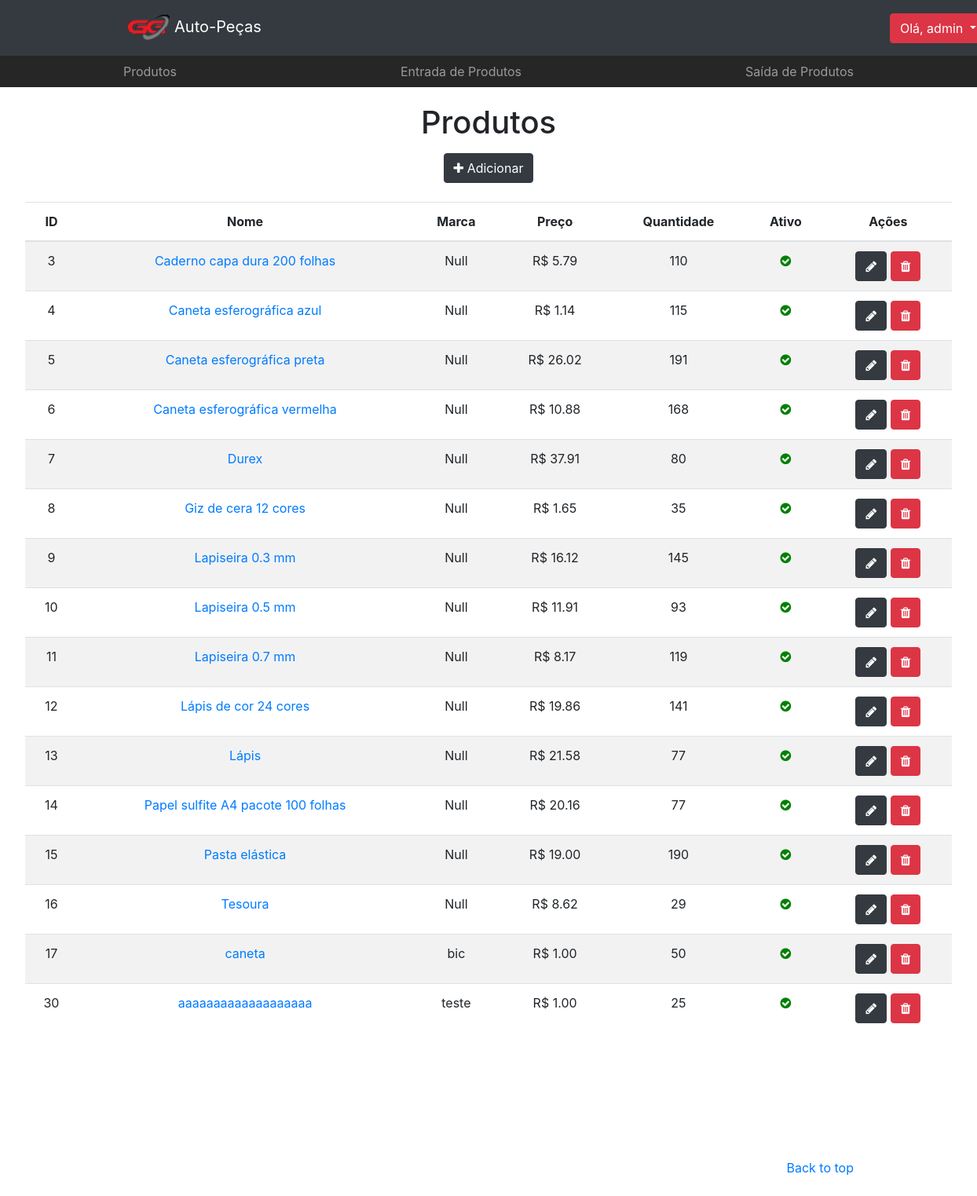
Before: / (signed in) with the older database file.
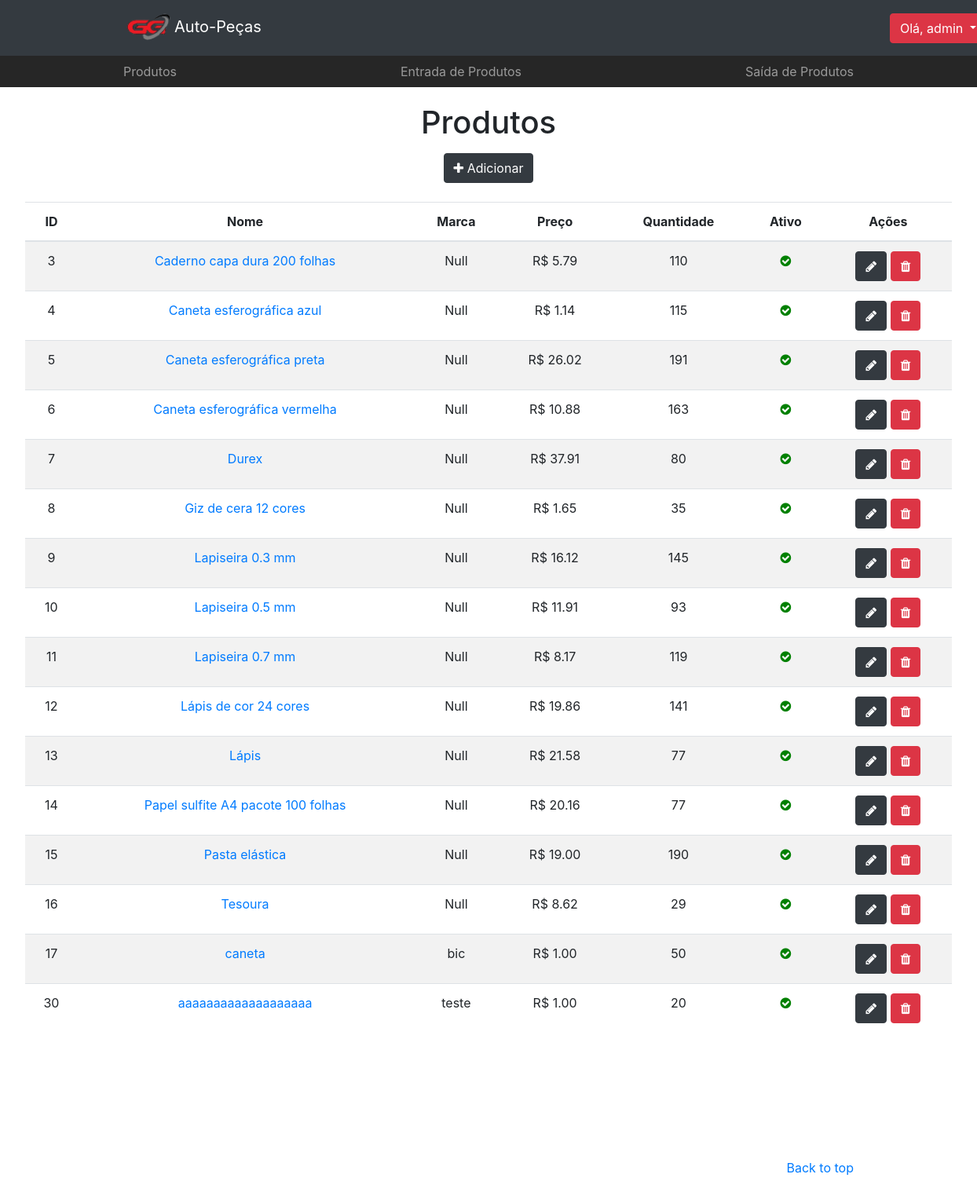
After: the same page with the newer database file.
### app/models.py (models this page shows, shortened)
class Produto(models.Model):
    nome = models.CharField(max_length=100)
    codigo = models.IntegerField(default=None)
    marca = models.CharField(max_length=100, default=None)
    quantidade = models.IntegerField()
    preco = models.DecimalField(max_digits=100, decimal_places= 2, default=None)
    ativo = models.BooleanField(default=True)
    class Meta:
        db_table = 'produto'

### app/views.py (the view)
# urls.py: path('', views.home, name='home'),
@login_required(login_url='/login')
def home(request):
    objects = Produto.objects.all()
    context = {'object_list': objects}
    return render (request, 'app/produto_list.html', context)

### app/templates/app/produto_list.html (shortened to what the changed rows need)
<!DOCTYPE html>
<html>
<head>
    {% load static %}
    <link rel="stylesheet" type="text/css" href="{% static 'app/css/bootstrap/bootstrap.min.css' %}">
    <link rel="stylesheet" type="text/css" href="{% static 'app/css/produto.css' %}">
    <link rel="stylesheet" href="https://cdnjs.cloudflare.com/ajax/libs/font-awesome/4.7.0/css/font-awesome.min.css">
</head>
<body>
  <body>
    <main role="main">
        <section class="jumbotron text-center">
          <div class="page-header">
            <h1>Produtos</h1>
          </div>
            <div class="">
                {% if object_list %}
                <table class="table table-striped">
                    <thead>
                      <tr>
                        <th>ID</th>
                        <th>Nome</th>
                        <th>Marca</th>
                        <th>Preço</th>
                        <th class="text-center">Quantidade</th>
                        <th>Ativo</th>
                        <th>Ações</th>
                      </tr>
                    </thead>
                    <tbody>
                      {% for object in object_list %}
                        <tr>
                          <td>{{ object.id }}</td>
                          <td><a href="{% url 'produto' object.id %}">{{ object.nome }}</a></td>
                          <td>{{ object.marca }}</td>
                          <td>R$ {{ object.preco }}</span></td>
                          <td class="text-center">{{ object.quantidade }}</td>
                          <td>
                            {% if object.ativo %}
                              <i class="fa fa-check-circle ok"></i>
                            {% else %}
                              <i class="fa fa-minus-circle no"></i>
                            {% endif %}
                          </td>
                          <td><span class=""><a href="/products/register/?id={{ object.id }}"><button type="button" class="btn btn-dark"><span class="fa fa-pencil"></span></button></a></span>
                            <span class=""><a href="/products/delete/{{ object.id }}"><button type="button" class="btn btn-danger"><span class="fa fa-trash"></span></button></a></span></td>
                        </tr>
                      {% endfor %}
                    </tbody>
                  </table>
                {% else %}
                  <p class="alert alert-warning">Sem itens na lista.</p>
                {% endif %}
            </div>
        </section>
    </main>
  </body>
</html

Changed rows visible on the page:
changed Produto "Caneta esferográfica vermelha": quantidade "168" → "163"
changed Produto "aaaaaaaaaaaaaaaaaaa": quantidade "25" → "20"
